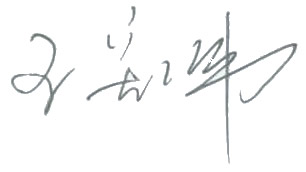
#> input picture originalImage/C4_wanghw/1517186037067.png, 306 x 172 px; its folder holds only this picture in this run
$ python pic2jpg_2v1_10.py
#> lines starting #> are read from the running program, lines starting #| are printed output that depends on the picture
#!/usr/bin/env python3
# -*- coding: utf-8 -*-
import os
import random
import re
import time

from Setting import BASEPATH
import numpy as np
from PIL import Image

def getDir(path):
    # print(path)
    # print(os.listdir(path))
    return [path + x for x in os.listdir(path) if os.path.isdir(path + x)]

def getFiles(path):
    return [path + x for x in os.listdir(path) if os.path.isfile(path + x)]

def pic2jpg(picpath):
    img = Image.open(picpath)
#> img is the input picture: PIL image 306x172 RGB; mean R, G, B 248.2, 248.6, 248.7
    if img.mode != 'RGB':
        img = img.convert('RGB')
    img = np.array(img)
    h_old = img.shape[0]
#> h_old = 172
    w_old = img.shape[1]
#> w_old = 306
    print(img.shape)
#| (172, 306, 3)
    h_new = h_old
#> h_new = 172
    w_new = w_old
#> w_new = 306
    if h_old * 2 < w_old:
        h_new = int(w_old / 2)
    if h_old * 2 > w_old:
        w_new = int(h_old * 2)
#> w_new = 344
    print(h_new, w_new)
#| 172 344
    sizeScale = random.randint(100,150) / 100
    w_new = int(w_new * sizeScale)
#> w_new = 426
    h_new = int(h_new * sizeScale)
#> h_new = 213
    w_l = random.randint(0, (w_new - w_old))
#> w_l = 97
    w_r = w_new - w_old - w_l
#> w_r = 23
    h_u = random.randint(0, (h_new - h_old))
#> h_u = 26
    h_d = h_new - h_old - h_u
#> h_d = 15

    matrix_pad = np.pad(img, pad_width=((h_u, h_d),  # 向上填充1个维度，向下填充两个维度
                                        (w_l, w_r),  # 向左填充2个维度，向右填充一个维度
                                        (0, 0))  # 通道数不填充
                        , mode="constant",  # 填充模式
                        constant_values=(255, 255))
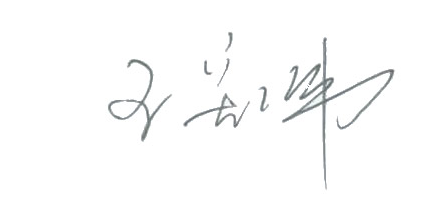
#> matrix_pad: shape (213, 426, 3); mean R, G, B 251.1, 251.3, 251.3
    im = Image.fromarray(matrix_pad)
    filename = re.search(r'./originalImage/(.*)', picpath, re.S).group(1)
    savepath = BASEPATH + 'train_photos/' +filename
    dirpath, tempfilename = os.path.split(savepath)
    if not os.path.isdir(dirpath):
        os.makedirs(dirpath)
    savepath = dirpath + '/' + str(int(time.time()*1000)) + str(random.randint(0, 100)) + '.jpg'
    print(savepath)
    im.save(savepath)

if __name__ == '__main__':
    path = './originalImage/'
    cate = getDir(path)
    for i in cate:
        print(i)
        fileList = getFiles(i+'/')
        for i in fileList:
            print(fileList)
            for _ in range(80):
                try:
                    pic2jpg(i)
                except:
                    pass
